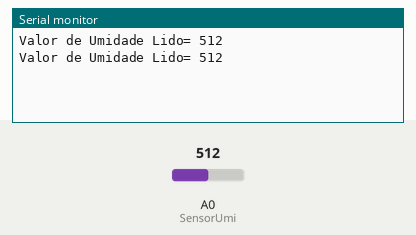
The sketch below on a simulated Arduino Uno, built with avr-gcc and run on an emulated ATmega328P. Shown: the last lines printed to the serial monitor. The test bench sets the inputs (shaded band); at power-on: A0 (SensorUmi) = 512.

Above: at 1.8 s.
1.9 s: A0 (SensorUmi) set to 716
At 2.4 s:
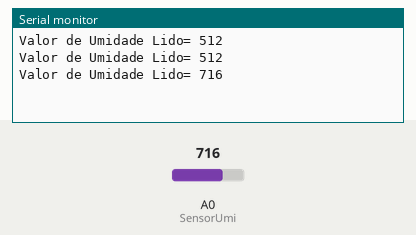
3.4 s: A0 (SensorUmi) set to 900
At 4.8 s:
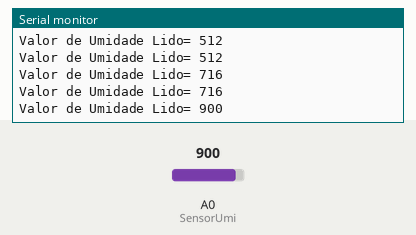
Timing chart, 0 to 6.4 s (numbered marks = the images above; inputs shaded):
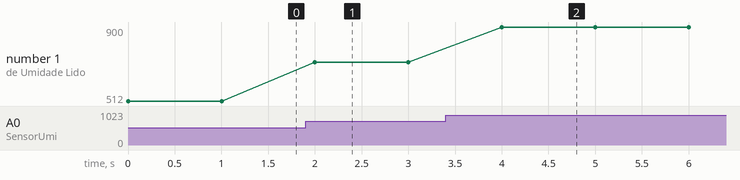

The sketch:

Sensor_de_Umidade.ino
```cpp
int ValorUmi = 0; // Variável que receberá o valor lido na porta analógica
const int SensorUmi = 0; // Declarando o Sensor de Umidade no Pino 0

void setup(){
  Serial.begin(9600); // Iniciando a transferência de dados.
  pinMode(SensorUmi, OUTPUT); // Definindo dispositivo de saída
}

void loop(){
  ValorUmi = analogRead(SensorUmi); // Definindo a variável "ValorUmi" para receber os dados lidos
  Serial.print("Valor de Umidade Lido= ");
  Serial.println(ValorUmi);
  delay(1000);
}
```

Measured:
- after the input at 1.9 s, the serial monitor: prints a new line after 0.10 s (image 1)
- after the input at 3.4 s, the serial monitor: prints a new line after 0.60 s (image 2)
- plotted number 1: 512 → 716 after the input at 1.9 s, 716 → 900 after the input at 3.4 s
